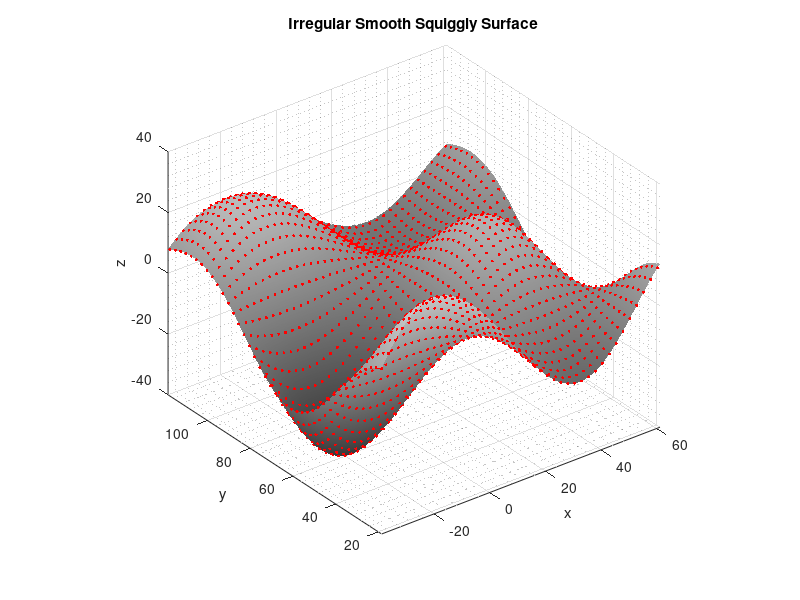
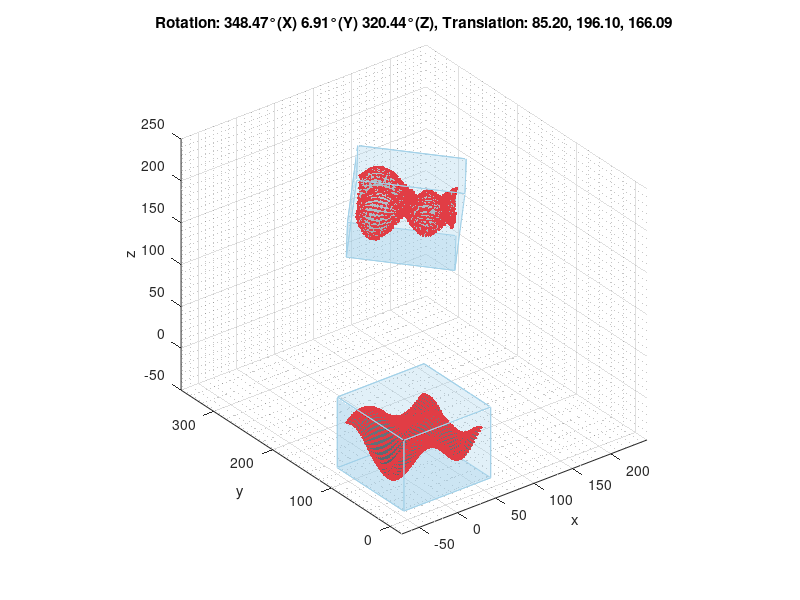

Source code (MATLAB) for these figures, in order: (Note: this script raises an error after producing the figures.)
%% Point-to-point Iterative Closest Point Algorithm - 3D

% 3-dimensional hardware friendly implementation of the point-to-point
% Iterative Closest Point (ICP) point cloud registration algorithm

out_dir = 'P2P_ICP_3D';

%% Generate an irregular smooth squiggly surface

% Parameters
range = 100;            % size of 3D cubic volume containing surface
extent = 1;             % factor to scale range and define the horizontal extent of the surface
n_points = 10;          % number of horizontal points per range increment
downsample_factor = 4;  % must be a factor of range/extent

% Check that downsample_factor is a factor of range/extent
if mod(range / extent, downsample_factor) ~= 0
    error('downsample_factor must be a factor of range/extent');
end

% Adjust downsample factor based on extent
downsample_factor = downsample_factor * extent;

% Initialize time signal vector for horizontal axes (x and y)
t = linspace(0, extent*range, (range+1)*n_points);
x = zeros(size(t));
y = zeros(size(t));

% Number of harmonic components for horizontal signal vectors (more terms = more irregularity)
num_terms = 10;

% Stocastically generate both horizontal signals
for k = 1:num_terms
    A1 = ((rand()*(sqrt(range)/3))+(2*(sqrt(range)/3)))*(1/k);
    f1 = (rand()*1/range)+1/(2*range);
    phi1 = rand()*2*pi;
    if rand() > 0.5
        x = x + A1 * sin(2*pi*f1*t + phi1);
    else
        x = x + A1 * cos(2*pi*f1*t + phi1);
    end
    
    A2 = ((rand()*(sqrt(range)/3))+(2*(sqrt(range)/3)))*(1/k);
    f2 = (rand()*1/range)+1/(2*range);
    phi2 = rand()*2*pi;
    if rand() > 0.5
        y = y + A2 * sin(2*pi*f2*t + phi2);
    else
        y = y + A2 * cos(2*pi*f2*t + phi2);
    end
end

% Create a surface grid and multiply horizontal signal vectors to define the surface along the vertical axis
[X, Y] = meshgrid(t, t);
Z = (x' * y)/2;

% Densely sampled 3D point cloud
XYZ = [X(:) Y(:) Z(:)];

%% Dowsampled 2D Point Cloud

% Downsample and add x and y offsets
offset = rand(1, 2)*range-(range/2);
XYZ(:, 1:2) = XYZ(:, 1:2) + offset;
pc = zeros((n_points*downsample_factor*extent+1)^2, 3);
temp_X = reshape(XYZ(:, 1), repmat((range+1)*n_points*extent, [1, 2]));
pc(:, 1) = reshape(temp_X(1:range/downsample_factor:end, 1:range/downsample_factor:end), [], 1);
temp_Y = reshape(XYZ(:, 2), repmat((range+1)*n_points*extent, [1, 2]));
pc(:, 2) = reshape(temp_Y(1:range/downsample_factor:end, 1:range/downsample_factor:end), [], 1);
temp_Z = reshape(XYZ(:, 3), repmat((range+1)*n_points*extent, [1, 2]));
pc(:, 3) = reshape(temp_Z(1:range/downsample_factor:end, 1:range/downsample_factor:end), [], 1);

% Define the corners for a bounding cube around pc with a 10% border
min_X = min(pc(:, 1));
max_X = max(pc(:, 1));
min_Y = min(pc(:, 2));
max_Y = max(pc(:, 2));
min_Z = min(pc(:, 3));
max_Z = max(pc(:, 3));
border = min([0.1*(max_X-min_X), 0.1*(max_Y-min_Y), 0.1*(max_Z-min_Z)]);
cnrs = [min_X-border, min_Y-border, min_Z-border; ...
        max_X+border, min_Y-border, min_Z-border; ...
        max_X+border, max_Y+border, min_Z-border; ...
        min_X-border, max_Y+border, min_Z-border; ...
        min_X-border, min_Y-border, max_Z+border; ...
        max_X+border, min_Y-border, max_Z+border; ...
        max_X+border, max_Y+border, max_Z+border; ...
        min_X-border, max_Y+border, max_Z+border; ...
        min_X-border, min_Y-border, min_Z-border; ...
        max_X+border, min_Y-border, min_Z-border; ...
        max_X+border, min_Y-border, max_Z+border; ...
        min_X-border, min_Y-border, max_Z+border; ...
        min_X-border, max_Y+border, min_Z-border; ...
        max_X+border, max_Y+border, min_Z-border; ...
        max_X+border, max_Y+border, max_Z+border; ...
        min_X-border, max_Y+border, max_Z+border; ...
        min_X-border, min_Y-border, min_Z-border; ...
        min_X-border, max_Y+border, min_Z-border; ...
        min_X-border, max_Y+border, max_Z+border; ...
        min_X-border, min_Y-border, max_Z+border; ...
        max_X+border, min_Y-border, min_Z-border; ...
        max_X+border, max_Y+border, min_Z-border; ...
        max_X+border, max_Y+border, max_Z+border; ...
        max_X+border, min_Y-border, max_Z+border];

%% Transform the point cloud and add some noise

% Random rotation andles for each axis (x, y & z)
angles = rand(3, 1) * 2 * pi;

% Per-axis rotation matrices
Rx = [1, 0, 0;
      0, cos(angles(1)), -sin(angles(1));
      0, sin(angles(1)), cos(angles(1))];

Ry = [cos(angles(2)), 0, sin(angles(2));
      0, 1, 0;
      -sin(angles(2)), 0, cos(angles(2))];

Rz = [cos(angles(3)), -sin(angles(3)), 0;
      sin(angles(3)), cos(angles(3)), 0;
      0, 0, 1];

% 3-dimensioinal rotation matrix (axis rotations applied in ZYX order)
R = Rz * Ry * Rx;

% Random translation vector
t = rand(3, 1)*2*range;  % Random translation in the range [0, 10]

% Add Gaussian noise to the point cloud
noise_level = range/200; % Adjust the noise level as needed
noise = noise_level * randn(size(pc)); % Generate Gaussian noise
pc_noisy = pc + noise; % Add noise to the point cloud

% Apply transformation: rotate then translate
pc_transformed = ((R * pc_noisy') + t)';
XYZ_transformed = ((R * XYZ') + t)';
cnrs_transformed = ((R * cnrs') + t)';

%% Visualize the point clouds

% Visualize the surface including the downsampled point cloud
figure; hold on;
surf(reshape(XYZ(:, 1), repmat((range+1)*n_points*extent, [1, 2])), ...
     reshape(XYZ(:, 2), repmat((range+1)*n_points*extent, [1, 2])), ...
     reshape(XYZ(:, 3), repmat((range+1)*n_points*extent, [1, 2])), ...
     'EdgeColor', 'none');
scatter3(reshape(pc(:, 1), repmat(n_points*downsample_factor*extent+1, [1, 2])), ...
         reshape(pc(:, 2), repmat(n_points*downsample_factor*extent+1, [1, 2])), ...
         reshape(pc(:, 3), repmat(n_points*downsample_factor*extent+1, [1, 2])), ...
         'filled', 'MarkerFaceColor', 'r', 'SizeData', 5);
hold off; axis equal; view(3);
grid on; grid minor
colormap(repmat(linspace(0.2, 0.8, 256)', [1, 3]));

xlim([min(XYZ(:, 1)) max(XYZ(:, 1))]);
ylim([min(XYZ(:, 2)) max(XYZ(:, 2))]);

xlabel('x');
ylabel('y');
zlabel('z');
title('Irregular Smooth Squiggly Surface');
fig1 = gcf;

% Visualize point clouds before ICP
figure; hold on;

% Original point cloud
scatter3(reshape(pc(:, 1), repmat(n_points*downsample_factor*extent+1, [1, 2])), ...
         reshape(pc(:, 2), repmat(n_points*downsample_factor*extent+1, [1, 2])), ...
         reshape(pc(:, 3), repmat(n_points*downsample_factor*extent+1, [1, 2])), ...
         'filled', 'MarkerFaceColor', 'r', 'SizeData', 5);
surf(reshape(XYZ(:, 1), repmat((range+1)*n_points*extent, [1, 2])), ...
     reshape(XYZ(:, 2), repmat((range+1)*n_points*extent, [1, 2])), ...
     reshape(XYZ(:, 3), repmat((range+1)*n_points*extent, [1, 2])), ...
     'EdgeColor', 'none');
for i = 1:4:24
    fill3(cnrs(i:(i+3), 1), cnrs(i:(i+3), 2), cnrs(i:(i+3), 3), ...
          [0.6 0.8 0.9], 'FaceAlpha', 0.3, 'EdgeColor', [0.64 0.82 0.91]);
end

% Transformed point cloud
scatter3(reshape(pc_transformed(:, 1), repmat(n_points*downsample_factor*extent+1, [1, 2])), ...
         reshape(pc_transformed(:, 2), repmat(n_points*downsample_factor*extent+1, [1, 2])), ...
         reshape(pc_transformed(:, 3), repmat(n_points*downsample_factor*extent+1, [1, 2])), ...
         'filled', 'MarkerFaceColor', 'r', 'SizeData', 5);
surf(reshape(XYZ_transformed(:, 1), repmat((range+1)*n_points*extent, [1, 2])), ...
     reshape(XYZ_transformed(:, 2), repmat((range+1)*n_points*extent, [1, 2])), ...
     reshape(XYZ_transformed(:, 3), repmat((range+1)*n_points*extent, [1, 2])), ...
     'EdgeColor', 'none');
for i = 1:4:24
    fill3(cnrs_transformed(i:(i+3), 1), cnrs_transformed(i:(i+3), 2), cnrs_transformed(i:(i+3), 3), ...
          [0.6 0.8 0.9], 'FaceAlpha', 0.3, 'EdgeColor', [0.64 0.82 0.91]);
end

hold off; axis equal; view(3);
grid on; grid minor
colormap(repmat(linspace(0.2, 0.8, 256)', [1, 3]));

% Minimum axis limits
x_limits = [min([cnrs(:, 1); cnrs_transformed(:, 1)]), max([cnrs(:, 1); cnrs_transformed(:, 1)])];
y_limits = [min([cnrs(:, 2); cnrs_transformed(:, 2)]), max([cnrs(:, 2); cnrs_transformed(:, 2)])];
z_limits = [min([cnrs(:, 3); cnrs_transformed(:, 3)]), max([cnrs(:, 3); cnrs_transformed(:, 3)])];

% Increase limits by 20%
x_range_increase = 0.1 * (x_limits(2) - x_limits(1));
y_range_increase = 0.1 * (y_limits(2) - y_limits(1));

% Set new axis limits
xlim([x_limits(1) - x_range_increase, x_limits(2) + x_range_increase]);
ylim([y_limits(1) - y_range_increase, y_limits(2) + y_range_increase]);

xlabel('x');
ylabel('y');
zlabel('z');
title(sprintf('Rotation: %.2f°(X) %.2f°(Y) %.2f°(Z), Translation: %.2f, %.2f, %.2f', rad2deg(angles(1)), rad2deg(angles(2)), rad2deg(angles(3)), t(1), t(2), t(3)));
fig2 = gcf;

%% Prompt the user to save figures

% Output directory
if ~exist(out_dir, 'dir')
    mkdir(out_dir);
end

saveFiguresInput = input('Set save figures flag? (Y/N): ', 's');

if strcmpi(saveFiguresInput, 'Y')
    saveFigures = 1;
elseif strcmpi(saveFiguresInput, 'N')
    saveFigures = 0;
else
    error('Invalid input. Please enter Y or N.');
end

if saveFigures
    delete(fullfile(out_dir, '*.png'));
    exportgraphics(fig1, sprintf('%s/squiggly_surface.png', out_dir), 'Resolution', 300);
    exportgraphics(fig2, sprintf('%s/point_clouds.png', out_dir), 'Resolution', 300);
end

%% Iterative Closest Point (ICP) Algorithm

% Reference point cloud: pc
Q = pc;
% Input point cloud: pc_transformed
P = pc_transformed;

% The whole idea with the ICP algorithm is to, as the name implies,
% iteratively transform the points in P such that they lie above their
% corresponding points in Q

% Initialize the transformation errors
prev_transformation_error = inf;
transformation_error = mean(sqrt(sum((P - Q).^2, 2)));

% Set a maximum number of iterations in the case of no convergence
max_iterations = 100; % Maximum number of iterations
iteration = 0; % Initialize iteration counter

% Construct a k-dimensional (k-D) tree for the reference point cloud Q
Q_tree = KDTreeSearcher(Q);

% Continue to iterate while the transformation error continues to change
while (prev_transformation_error - transformation_error > eps) && (iteration - 1 < max_iterations)

    % For each pooint in P, find the nearest point in Q
    nearest_idx = knnsearch(Q_tree, P);
    Q_nearest = Q(nearest_idx, :);

    % Visualize point clouds
    figure; hold on;

    % Reference point cloud
    scatter3(reshape(Q(:, 1), repmat(n_points*downsample_factor*extent+1, [1, 2])), ...
             reshape(Q(:, 2), repmat(n_points*downsample_factor*extent+1, [1, 2])), ...
             reshape(Q(:, 3), repmat(n_points*downsample_factor*extent+1, [1, 2])), ...
             'filled', 'MarkerFaceColor', 'r', 'SizeData', 5);
    surf(reshape(XYZ(:, 1), repmat((range+1)*n_points*extent, [1, 2])), ...
         reshape(XYZ(:, 2), repmat((range+1)*n_points*extent, [1, 2])), ...
         reshape(XYZ(:, 3), repmat((range+1)*n_points*extent, [1, 2])), ...
         'EdgeColor', 'none');
    for i = 1:4:24
        fill3(cnrs(i:(i+3), 1), cnrs(i:(i+3), 2), cnrs(i:(i+3), 3), ...
              [0.6 0.8 0.9], 'FaceAlpha', 0.3, 'EdgeColor', [0.64 0.82 0.91]);
    end

    % Input point cloud
    scatter3(reshape(P(:, 1), repmat(n_points*downsample_factor*extent+1, [1, 2])), ...
             reshape(P(:, 2), repmat(n_points*downsample_factor*extent+1, [1, 2])), ...
             reshape(P(:, 3), repmat(n_points*downsample_factor*extent+1, [1, 2])), ...
             'filled', 'MarkerFaceColor', 'r', 'SizeData', 5);
    surf(reshape(XYZ_transformed(:, 1), repmat((range+1)*n_points*extent, [1, 2])), ...
         reshape(XYZ_transformed(:, 2), repmat((range+1)*n_points*extent, [1, 2])), ...
         reshape(XYZ_transformed(:, 3), repmat((range+1)*n_points*extent, [1, 2])), ...
         'EdgeColor', 'none');
    for i = 1:4:24
        fill3(cnrs_transformed(i:(i+3), 1), cnrs_transformed(i:(i+3), 2), cnrs_transformed(i:(i+3), 3), ...
              [0.6 0.8 0.9], 'FaceAlpha', 0.3, 'EdgeColor', [0.64 0.82 0.91]);
    end

    % For each point in P, draw a line to the nearest point in Q
    for i = 1:size(P, 1)
        plot3([P(i, 1) Q_nearest(i, 1)], [P(i, 2) Q_nearest(i, 2)], [P(i, 3) Q_nearest(i, 3)], 'LineWidth', 0.1);
    end

    hold off; axis equal; view(3);
    grid on; grid minor
    colormap(repmat(linspace(0.2, 0.8, 256)', [1, 3]));
    
    % Minimum axis limits
    x_limits = [min([cnrs(:, 1); cnrs_transformed(:, 1)]), max([cnrs(:, 1); cnrs_transformed(:, 1)])];
    y_limits = [min([cnrs(:, 2); cnrs_transformed(:, 2)]), max([cnrs(:, 2); cnrs_transformed(:, 2)])];
    z_limits = [min([cnrs(:, 3); cnrs_transformed(:, 3)]), max([cnrs(:, 3); cnrs_transformed(:, 3)])];
    
    % Increase limits by 20%
    x_range_increase = 0.1 * (x_limits(2) - x_limits(1));
    y_range_increase = 0.1 * (y_limits(2) - y_limits(1));
    
    % Set new axis limits
    xlim([x_limits(1) - x_range_increase, x_limits(2) + x_range_increase]);
    ylim([y_limits(1) - y_range_increase, y_limits(2) + y_range_increase]);
    
    xlabel('x');
    ylabel('y');
    zlabel('z');
    title(sprintf("ICP Iteration %d | Transformation Error: %.2f", iteration, transformation_error));
    if saveFigures
        exportgraphics(gcf, sprintf('%s/ICP_iteration_%d.png', out_dir, iteration), 'Resolution', 300);
    end

    % Compute centroids of P and its nearest points in Q
    P_centroid = mean(P, 1);
    Q_nearest_centroid = mean(Q_nearest, 1);

    % Center P and its nearest points in Q
    P_centered = P - P_centroid;
    Q_nearest_centered = Q - Q_nearest_centroid;

    % Evaluate the covariance matrix H
    H = P_centered' * Q_nearest_centered;

    % Extract the skew vector from the cross-covariance matrix H
    delta = [H(2, 3)-H(3, 2); ...
             H(3, 1)-H(1, 3); ...
             H(1, 2)-H(2, 1)];
    
    % Use Horn's method to construct the 4x4 quaternion characteristic matrix N
    N = zeros(4, 4);
    N(1, 1) = trace(H);
    N(1, 2:4) = delta';
    N(2:4, 1) = delta;
    N(2:4, 2:4) = H + H' - trace(H) * eye(3);
    
    % Use the power iteration method to compute the dominant eigen vector
    q = [1; 0; 0; 0];
    K = 100;
    for k = 1:K
        q_temp = N * q;
        q_temp = q_temp / norm(q_temp);
        if norm(q - q_temp) < eps
            break
        end
        q = q_temp;
    end
    
    % Quarternion to rotation matrix conversion
    R = [1 - 2*(q(3)^2 + q(4)^2),   2*(q(2)*q(3) - q(4)*q(1)), 2*(q(2)*q(4) + q(3)*q(1)); ...
         2*(q(2)*q(3) + q(4)*q(1)), 1 - 2*(q(2)^2 + q(4)^2),   2*(q(3)*q(4) - q(2)*q(1)); ...
         2*(q(2)*q(4) - q(3)*q(1)), 2*(q(3)*q(4) + q(2)*q(1)), 1 - 2*(q(2)^2 + q(3)^2)];

    % Translation vector
    t = (Q_nearest_centroid' - R * P_centroid')';

    % Transform P
    P = (R * P')' + t;
    XYZ_transformed = (R * XYZ_transformed')' + t;
    cnrs_transformed = (R * cnrs_transformed')' +t;

    % Update the previous transformation error
    prev_transformation_error = transformation_error;

    % Calculate the transformation error as the root mean squared distance
    transformation_error = mean(sqrt(sum((P - Q_nearest).^2, 2)));

    % Increment the iteration counter
    iteration = iteration + 1;
end

if iteration >= max_iterations
    fprintf("Maximum iterations (%d) reached - STOPPED\n", max_iterations);
else
    fprintf("CONVERGED after %d iterations\n", iteration-1);
end